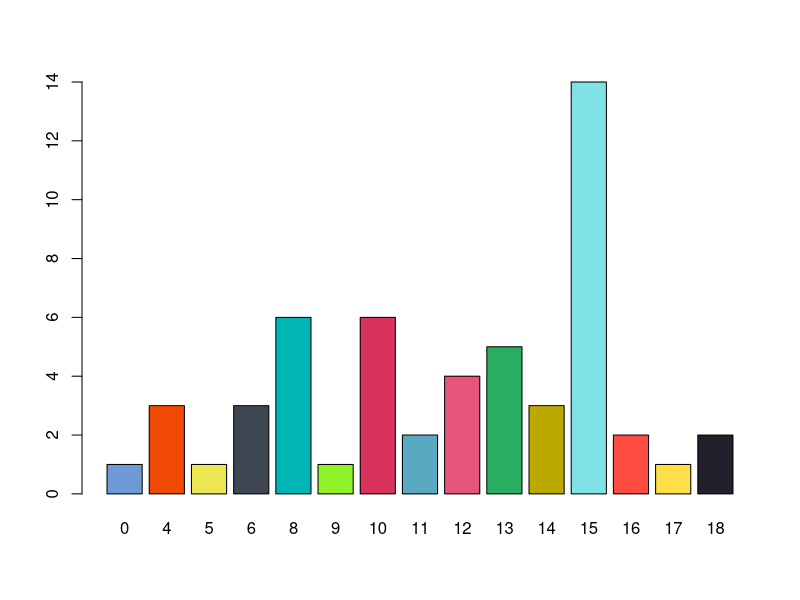
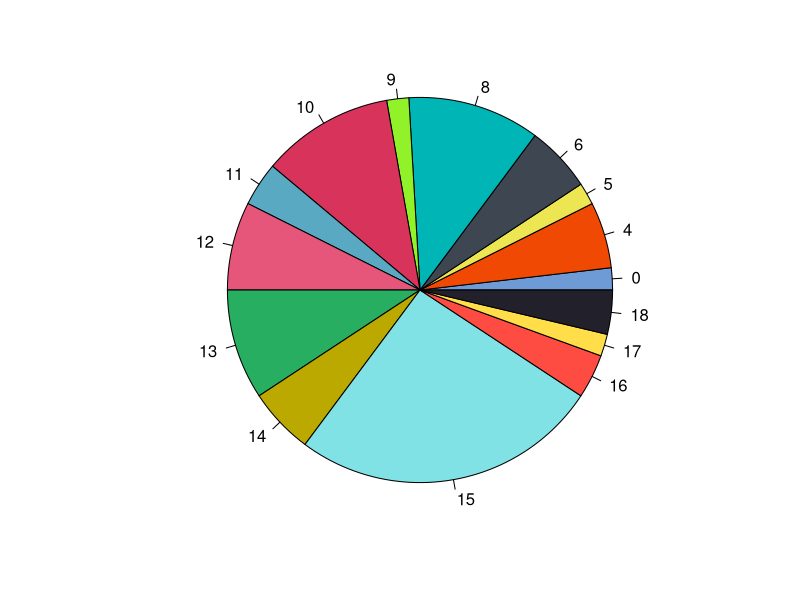

R code for these plots, in order:
## ---- chunk 1
knitr::opts_chunk$set(echo = TRUE, warning = FALSE)
options(scipen=1, digits=3)
## ---- chunk 2
library(data.table)
library(MASS)

df <- data.table(Painter = rownames(painters), painters)
head(df, 5)
## ---- chunk 3
N <- table(df$Composition)
cbind(N)
## ---- chunk 4
# Anzahl nach Schule
count.school <- df[, .N, by=School]

# Schule mit max. Anzahl
count.school[N == max(N)]
## ---- chunk 5
# relative Häufigkeitsverteilung
RH <- prop.table(table(df$Composition))
cbind(RH)
## ---- chunk 6
# Barplot der Häufigkeitsverteilung Composition
tbl <- table(df$Composition) 
colors <- c("#6E9BD5", "#F04903", "#ECE653", "#3E4651",
            "#00B5B5", "#92F22A", "#D8335B", "#59A9C2",
            "#E6567A", "#27AE60", "#BBA900", "#81E2E6",
            "#FF4C43", "#FFDE49", "#22202B", "#39B4FF",
            "#B6FF75", "#B6FF75")

barplot(tbl, col = colors)
## ---- chunk 7
# Barplot der Häufigkeitsverteilung Composition
tbl <- table(df$Composition)
colors <- c("#6E9BD5", "#F04903", "#ECE653", "#3E4651",
            "#00B5B5", "#92F22A", "#D8335B", "#59A9C2",
            "#E6567A", "#27AE60", "#BBA900", "#81E2E6",
            "#FF4C43", "#FFDE49", "#22202B", "#39B4FF",
            "#B6FF75", "#B6FF75")

pie(tbl, col = colors, radius = 1)
## ---- chunk 8
# Schule
df[Composition == max(Composition), .(School, Composition)]
## ---- chunk 9
# Variable Color: Kontrolle als TRUE and FALSE
check <- df[, ColorCheck := Colour >= 14]
head(check, 5)

# Anzahl Maler mit Color >= 14
sum.ColorCheck <- sum(check$ColorCheck)

# Relativer Anteil Maler mit Color >= 14
mean.ColorCheck <- mean(check$ColorCheck)

paste0("Anzahl Maler >= 14: ", sum.ColorCheck)
paste0("Relative Anzahl Maler >= 14: ", round(mean.ColorCheck * 100, 2), "%")
